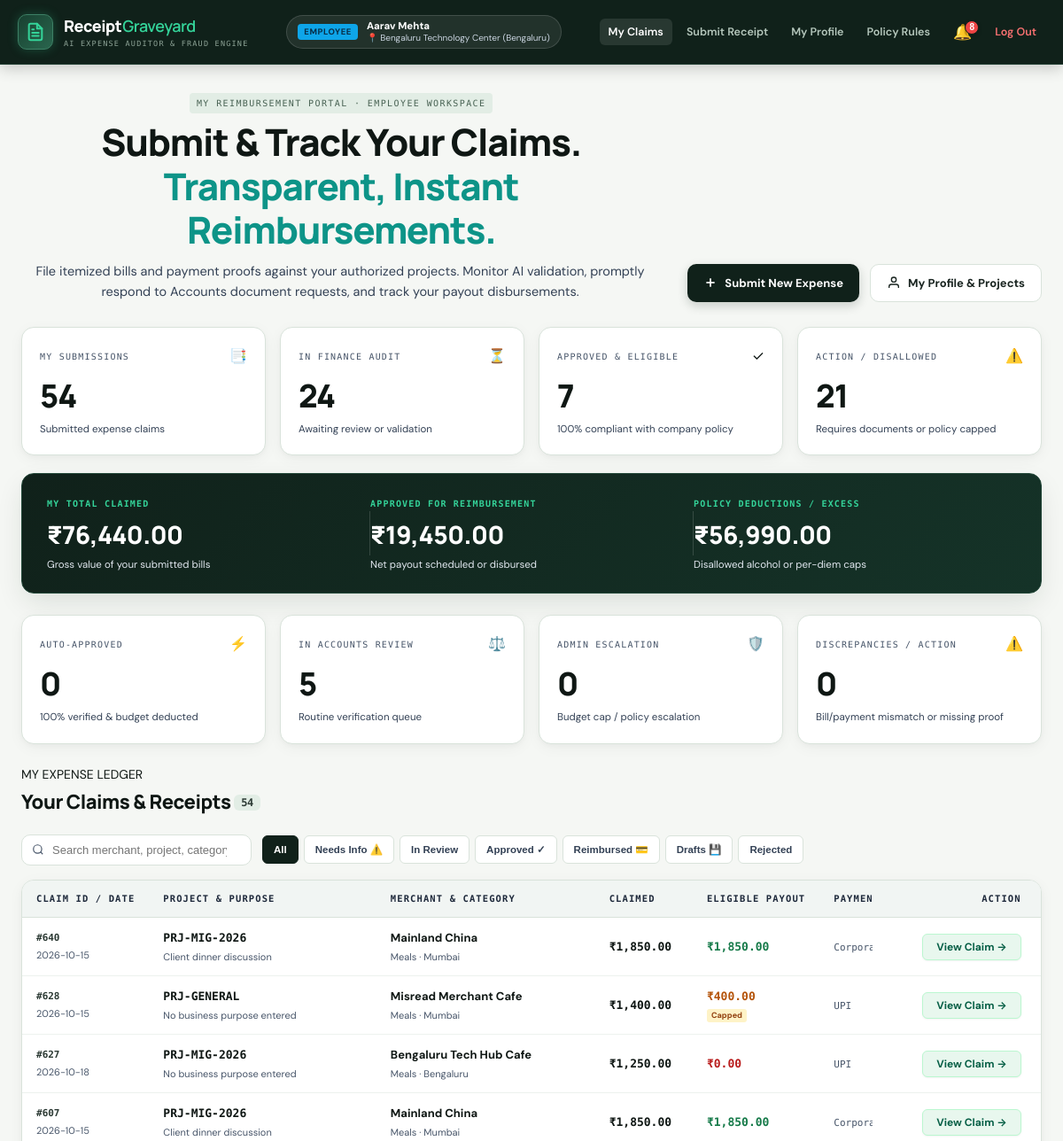
The app's page /dashboard (signed in, upper part), older data.
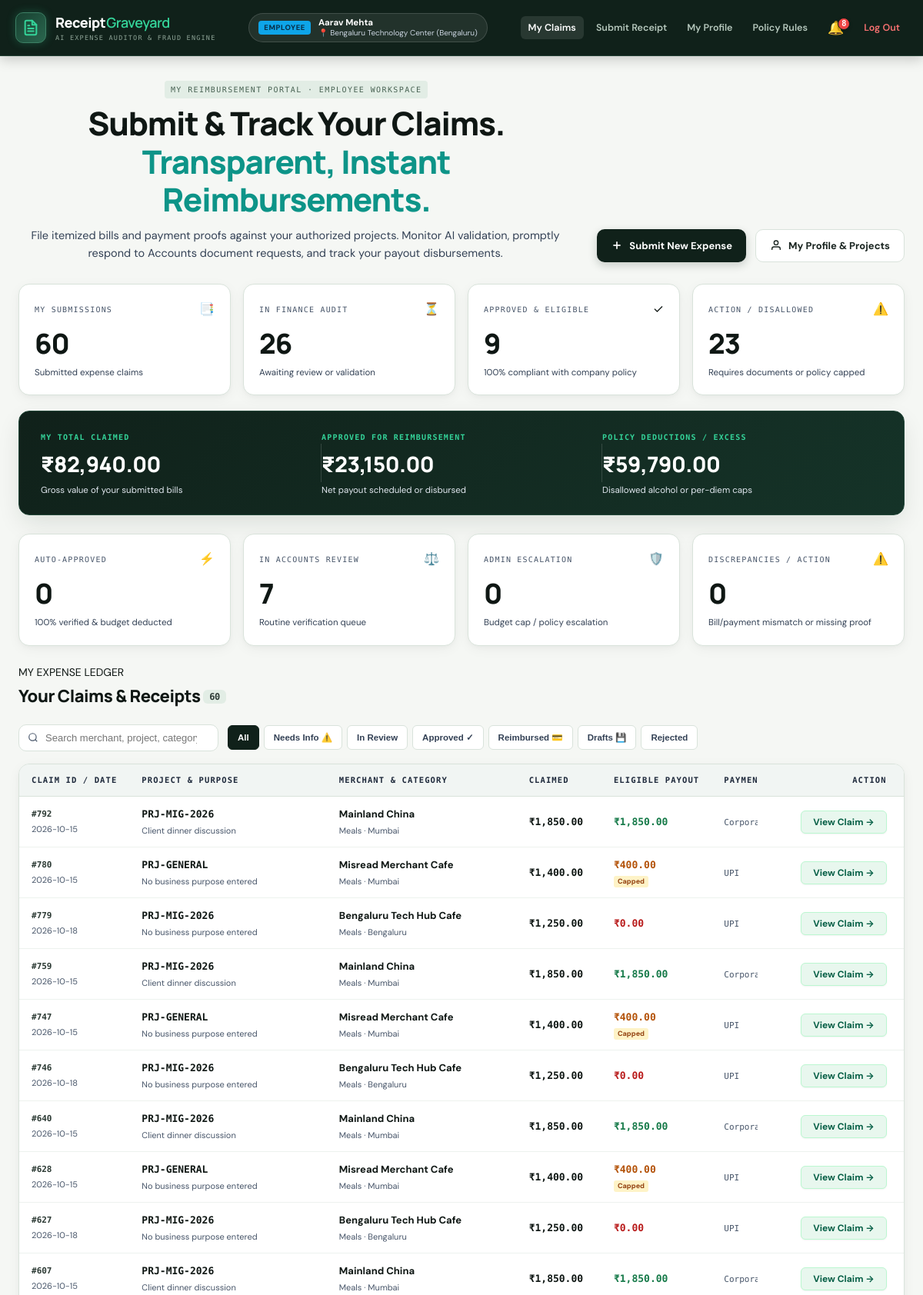
The same page, newer data.
### tables this page shows
CREATE TABLE expenses (
            id INTEGER PRIMARY KEY AUTOINCREMENT,
            employee TEXT NOT NULL, submitted_at TEXT NOT NULL, expense_date TEXT,
            merchant TEXT, category TEXT, city TEXT, amount REAL, currency TEXT DEFAULT 'INR',
            amount_inr REAL, client_name TEXT, attendees INTEGER, description TEXT,
            status TEXT, reimbursable REAL, risk_score INTEGER, flags TEXT, explanation TEXT,
            file_name TEXT, file_hash TEXT, source TEXT DEFAULT 'Web Upload'
        , perceptual_hash TEXT, is_trip INTEGER DEFAULT 0, trip_id TEXT, math_status TEXT, extracted_amount REAL, subtotal REAL, tax_amount REAL, tip_amount REAL, non_reimbursable_deduction REAL DEFAULT 0, itemized_items TEXT, ocr_raw_text TEXT, duplicate_of_id INTEGER, suspicion_types TEXT, audit_log TEXT, user_id INTEGER REFERENCES users(id), office_id INTEGER REFERENCES offices(id), payment_method TEXT DEFAULT 'UPI', transaction_ref TEXT, payment_file TEXT, payment_verified INTEGER DEFAULT 0, payment_match_note TEXT, project_code TEXT, attendee_names TEXT, upi_app TEXT DEFAULT 'Google Pay', upi_vpa TEXT, project_id INTEGER REFERENCES projects(id), eligible_amount REAL, difference_from_cap REAL, policy_version TEXT DEFAULT 'v2026.1', editing_deadline TEXT, internal_review_notes TEXT, review_reason TEXT, requested_documents TEXT, reimbursed_at TEXT, reimbursed_by TEXT, reimbursement_tx_ref TEXT, reimbursement_method TEXT, resubmission_count INTEGER DEFAULT 0, evidence_verification_status TEXT DEFAULT 'PENDING', policy_compliance_status TEXT DEFAULT 'PASS', budget_status TEXT DEFAULT 'WITHIN_CAP', approval_status TEXT DEFAULT 'SUBMITTED', reimbursement_status TEXT DEFAULT 'NOT_READY', allocation_id INTEGER REFERENCES project_allocations(id), verification_details_json TEXT, auto_approval_reasons TEXT);

### app.py (the view, shortened to what this page needs)
@app.route("/dashboard")
@login_required
def dashboard():
    user_role = session.get("role", "accounts")
    user_id = session.get("user_id", 2)
    view_all = request.args.get("view_all") == "1"
    filter_proj = request.args.get("project_code")
    filter_status = request.args.get("status")
    filter_approval = request.args.get("approval_status")
    filter_verification = request.args.get("verification_status")
    filter_budget = request.args.get("budget_status")
    filter_emp = request.args.get("employee")
    with connect() as con:
        current_user = con.execute("""
            SELECT u.*, o.name as office_name, o.city as office_city, o.local_meal_cap
            FROM users u LEFT JOIN offices o ON u.office_id = o.id
            WHERE u.id = ?
        """, (user_id,)).fetchone()
        emp_name = current_user["name"] if current_user else ""
        where_clauses = []
        params = []
        if user_role == "employee":
            where_clauses.append("lower(employee) = lower(?)")
            params.append(emp_name)
        elif filter_emp:
            where_clauses.append("lower(employee) = lower(?)")
            params.append(filter_emp)
        if filter_proj:
            where_clauses.append("upper(project_code) = upper(?)")
            params.append(filter_proj)
        if filter_status:
            where_clauses.append("status = ?")
            params.append(filter_status)
        if filter_approval:
            where_clauses.append("approval_status = ?")
            params.append(filter_approval)
        if filter_verification:
            where_clauses.append("evidence_verification_status = ?")
            params.append(filter_verification)
        if filter_budget:
            where_clauses.append("budget_status = ?")
            params.append(filter_budget)
        where_sql = f"WHERE {' AND '.join(where_clauses)}" if where_clauses else ""
        rows = con.execute(f"SELECT * FROM expenses {where_sql} ORDER BY id DESC", params).fetchall()
        trips = trip_engine.reconstruct_trips(rows)
        stats = {
            "total": len(rows),
            "pending": sum(1 for r in rows if r["status"] in ("Needs Review", "Needs Info")),
            "approved": sum(1 for r in rows if r["status"] == "Approved"),
            "flagged": sum(1 for r in rows if r["status"] in ("Rejected", "Duplicate")),
            "claimed": sum(float(r["amount_inr"] or 0) for r in rows if r["status"] != "Duplicate"),
            "reimbursable": sum(float(r["reimbursable"] or 0) for r in rows if r["status"] == "Approved"),
            "trips_count": len(trips),
            "duplicates_count": sum(1 for r in rows if r["status"] == "Duplicate"),
            "high_risk_count": sum(1 for r in rows if (r["risk_score"] or 0) >= 50),
            "auto_approved_count": sum(1 for r in rows if (r["approval_status"] or "") == "AUTO_APPROVED"),
            "pending_accounts_count": sum(1 for r in rows if (r["approval_status"] or "") == "PENDING_ACCOUNTS"),
            "pending_admin_count": sum(1 for r in rows if (r["approval_status"] or "") == "PENDING_ACCOUNTS_ADMIN"),
            "mismatch_count": sum(1 for r in rows if (r["evidence_verification_status"] or "") == "MISMATCH"),
            "needs_info_count": sum(1 for r in rows if (r["approval_status"] or "") == "NEEDS_INFORMATION" or (r["evidence_verification_status"] or "") == "INCOMPLETE"),
            "exceeded_budget_count": sum(1 for r in rows if (r["budget_status"] or "") in ("INSUFFICIENT_BALANCE", "CAP_EXHAUSTED"))
        }
        user_allocations = []
        all_allocations = []
        budget_summary = {}
        if user_role == "employee":
            alloc_rows = con.execute("""
                SELECT a.*, p.name as project_name, p.code as project_code, p.status as project_status, p.description as project_description
                FROM project_allocations a
                JOIN projects p ON a.project_id = p.id
                WHERE a.user_id = ?
                ORDER BY a.id DESC
            """, (user_id,)).fetchall()
            for ar in alloc_rows:
                cap = float(ar["allocated_cap"] or 0)
                appr = float(ar["approved_expenditure"] or 0)
                resv = float(ar["reserved_expenditure"] or 0)
                rem = float(ar["remaining_balance"] or 0)
                pct = round((appr / cap * 100.0), 1) if cap > 0 else 0.0
                d = dict(ar)
                d["percent_consumed"] = pct
                user_allocations.append(d)
        active_employees = [r["employee"] for r in con.execute(
            "SELECT DISTINCT employee FROM expenses WHERE employee IS NOT NULL AND employee != '' ORDER BY employee"
        ).fetchall()]
    return render_template(
        "dashboard.html",
        expenses=rows,
        stats=stats,
        policy=POLICY,
        trips=trips,
        view_all=view_all,
        user_allocations=user_allocations,
        all_allocations=all_allocations,
        budget_summary=budget_summary,
        selected_employee=filter_emp,
        active_employees=active_employees
    )

### templates/dashboard.html (shortened to what the changed rows need)
{% extends "base.html" %}
{% block content %}
{% if current_user.role == 'employee' %}
<section class="hero-section employee-hero">
  <div class="hero-content">
    <div class="eyebrow-chip">MY REIMBURSEMENT PORTAL · EMPLOYEE WORKSPACE</div>
    <h1 class="hero-title">Submit & Track Your Claims.<br><span>Transparent, Instant Reimbursements.</span></h1>
    <p class="hero-desc">
      File itemized bills and payment proofs against your authorized projects. Monitor AI validation, promptly respond to Accounts document requests, and track your payout disbursements.
    </p>
  </div>
  <div class="hero-actions">
    <a class="btn btn-primary" href="{{ url_for('submit') }}">
      <svg width="16" height="16" viewBox="0 0 24 24" fill="none" stroke="currentColor" stroke-width="2.5"><line x1="12" y1="5" x2="12" y2="19"></line><line x1="5" y1="12" x2="19" y2="12"></line></svg>
      Submit New Expense
    </a>
    <a class="btn btn-secondary" href="{{ url_for('profile') }}">
      <svg width="16" height="16" viewBox="0 0 24 24" fill="none" stroke="currentColor" stroke-width="2"><path d="M20 21v-2a4 4 0 0 0-4-4H8a4 4 0 0 0-4 4v2"></path><circle cx="12" cy="7" r="4"></circle></svg>
      My Profile & Projects
    </a>
  </div>
</section>
<section class="metrics-grid">
  <div class="metric-card">
    <div class="metric-head">
      <span class="metric-label">MY SUBMISSIONS</span>
      <span class="metric-icon">📑</span>
    </div>
    <div class="metric-value">{{ stats.total }}</div>
    <div class="metric-sub">Submitted expense claims</div>
  </div>
  <div class="metric-card">
    <div class="metric-head">
      <span class="metric-label">IN FINANCE AUDIT</span>
      <span class="metric-icon">⏳</span>
    </div>
    <div class="metric-value color-amber">{{ stats.pending }}</div>
    <div class="metric-sub">Awaiting review or validation</div>
  </div>
  <div class="metric-card">
    <div class="metric-head">
      <span class="metric-label">APPROVED & ELIGIBLE</span>
      <span class="metric-icon">✓</span>
    </div>
    <div class="metric-value color-green">{{ stats.approved }}</div>
    <div class="metric-sub">100% compliant with company policy</div>
  </div>
  <div class="metric-card">
    <div class="metric-head">
      <span class="metric-label">ACTION / DISALLOWED</span>
      <span class="metric-icon">⚠️</span>
    </div>
    <div class="metric-value {% if stats.flagged > 0 %}color-red{% else %}color-green{% endif %}">{{ stats.flagged }}</div>
    <div class="metric-sub">Requires documents or policy capped</div>
  </div>
</section>
<section class="finance-banner">
  <div class="finance-col">
    <span class="banner-eyebrow">MY TOTAL CLAIMED</span>
    <div class="banner-amount">₹{{ "{:,.2f}".format(stats.claimed) }}</div>
    <span class="banner-hint">Gross value of your submitted bills</span>
  </div>
  <div class="finance-col">
    <span class="banner-eyebrow">APPROVED FOR REIMBURSEMENT</span>
    <div class="banner-amount color-green">₹{{ "{:,.2f}".format(stats.reimbursable) }}</div>
    <span class="banner-hint">Net payout scheduled or disbursed</span>
  </div>
  <div class="finance-col">
    <span class="banner-eyebrow">POLICY DEDUCTIONS / EXCESS</span>
    <div class="banner-amount color-amber">₹{{ "{:,.2f}".format(max(0, stats.claimed - stats.reimbursable)) }}</div>
    <span class="banner-hint">Disallowed alcohol or per-diem caps</span>
  </div>
</section>
<div class="metrics-grid" style="margin-top: 24px; margin-bottom: 24px;">
  <div class="metric-card">
    <div class="metric-head">
      <span class="metric-label">AUTO-APPROVED</span>
      <span class="metric-icon">⚡</span>
    </div>
    <div class="metric-value color-green">{{ stats.auto_approved_count }}</div>
    <div class="metric-sub">100% verified & budget deducted</div>
  </div>
  <div class="metric-card">
    <div class="metric-head">
      <span class="metric-label">IN ACCOUNTS REVIEW</span>
      <span class="metric-icon">⚖️</span>
    </div>
    <div class="metric-value color-amber">{{ stats.pending_accounts_count }}</div>
    <div class="metric-sub">Routine verification queue</div>
  </div>
  <div class="metric-card">
    <div class="metric-head">
      <span class="metric-label">ADMIN ESCALATION</span>
      <span class="metric-icon">🛡️</span>
    </div>
    <div class="metric-value {% if stats.pending_admin_count > 0 %}color-red{% else %}color-green{% endif %}">{{ stats.pending_admin_count }}</div>
    <div class="metric-sub">Budget cap / policy escalation</div>
  </div>
  <div class="metric-card">
    <div class="metric-head">
      <span class="metric-label">DISCREPANCIES / ACTION</span>
      <span class="metric-icon">⚠️</span>
    </div>
    <div class="metric-value {% if stats.mismatch_count > 0 %}color-red{% else %}color-green{% endif %}">{{ stats.mismatch_count + stats.needs_info_count }}</div>
    <div class="metric-sub">Bill/payment mismatch or missing proof</div>
  </div>
</div>
<section class="inbox-header">
  <div>
    <div class="eyebrow-text">MY EXPENSE LEDGER</div>
    <h2 class="inbox-title">Your Claims & Receipts <span class="badge-count" id="visibleCount">{{ expenses|length }}</span></h2>
  </div>
  <div class="filter-toolbar">
    <div class="search-input-wrap">
      <svg width="14" height="14" viewBox="0 0 24 24" fill="none" stroke="currentColor" stroke-width="2"><circle cx="11" cy="11" r="8"></circle><line x1="21" y1="21" x2="16.65" y2="16.65"></line></svg>
      <input id="searchBox" type="search" placeholder="Search merchant, project, category, status…">
    </div>
    <div class="filter-pills" id="statusFilterPills">
      <button class="pill active" data-status="">All</button>
      <button class="pill" data-status="Needs Info,ADDITIONAL_INFORMATION_REQUESTED">Needs Info ⚠️</button>
      <button class="pill" data-status="Needs Review,PENDING_ACCOUNTS_REVIEW,RESUBMITTED">In Review</button>
      <button class="pill" data-status="Approved,AUTO_APPROVED">Approved ✓</button>
      <button class="pill" data-status="REIMBURSEMENT_PENDING,REIMBURSED">Reimbursed 💳</button>
      <button class="pill" data-status="DRAFT">Drafts 💾</button>
      <button class="pill" data-status="Rejected,Duplicate">Rejected</button>
    </div>
  </div>
</section>
<div class="table-container">
  <table class="data-table" id="expenseTable">
    <thead>
      <tr>
        <th>CLAIM ID / DATE</th>
        <th>PROJECT & PURPOSE</th>
        <th>MERCHANT & CATEGORY</th>
        <th>CLAIMED</th>
        <th>ELIGIBLE PAYOUT</th>
        <th>PAYMENT PROOF</th>
        <th>STATUS</th>
        <th class="th-action">ACTION</th>
      </tr>
    </thead>
    <tbody>
      {% for e in expenses %}
      <tr
        data-status="{{ e.status }}"
        data-risk="{{ e.risk_score }}"
        data-trip="{{ e.is_trip }}"
        data-search="{{ (e.merchant ~ ' ' ~ e.category ~ ' ' ~ (e.project_code or '') ~ ' ' ~ (e.city or '') ~ ' ' ~ e.status ~ ' ' ~ (e.description or '') ~ ' ' ~ (e.flags or ''))|lower }}"
      >
        <td>
          <div class="id-badge">#{{ e.id }}</div>
          <div class="table-sub">{{ e.expense_date or 'No date' }}</div>
        </td>
        <td>
          <div class="emp-name font-mono">{{ e.project_code or 'PRJ-GENERAL' }}</div>
          <div class="table-sub">{{ (e.description or 'No business purpose entered')[:40] }}{% if e.description and e.description|length > 40 %}...{% endif %}</div>
        </td>
        <td>
          <div class="merchant-name">{{ e.merchant or 'Unknown Merchant' }}</div>
          <div class="table-sub">{{ e.category }} · {{ e.city or 'Local' }}</div>
        </td>
        <td>
          <div class="amount-primary">₹{{ "{:,.2f}".format(e.amount_inr or 0) }}</div>
        </td>
        <td>
          <div class="amount-reimb {% if e.reimbursable < e.amount_inr and e.reimbursable > 0 %}capped{% elif e.reimbursable == 0 %}zero{% endif %}">
            ₹{{ "{:,.2f}".format(e.reimbursable or 0) }}
          </div>
          {% if e.reimbursable < e.amount_inr and e.reimbursable > 0 %}
            <span class="capped-badge">Capped</span>
          {% elif e.non_reimbursable_deduction > 0 %}
            <span class="deducted-badge">-₹{{ "{:,.0f}".format(e.non_reimbursable_deduction) }}</span>
          {% endif %}
        </td>
        <td>
          {% if e.payment_verified %}
            <span class="math-badge verified" title="UPI Payment Reconciled">✓ {{ e.payment_method or 'UPI' }}</span>
          {% elif e.payment_file %}
            <span class="math-badge single" title="Proof Attached">📱 Proof Attached</span>
          {% else %}
            <span class="table-sub font-mono">{{ e.payment_method or 'UPI' }}</span>
          {% endif %}
        </td>
        <td>
          <span class="status-pill status-{{ e.status|lower|replace(' ', '-')|replace('_', '-') }}">
          </span>
        </td>
        <td class="action-cell">
          <a class="btn-inspect" href="{{ url_for('expense_detail', expense_id=e.id) }}">
            {% if e.status in ('Needs Info', 'ADDITIONAL_INFORMATION_REQUESTED') %}
              Respond & Upload →
            {% elif e.status == 'DRAFT' %}
              Edit & Submit →
            {% else %}
              View Claim →
            {% endif %}
          </a>
        </td>
      </tr>
      {% endfor %}
    </tbody>
  </table>
</div>
{% endif %}
{% endblock %}

Row changes from the older to the newer data that the page shows:
added expenses: id "792", expense_date "2026-10-15", project_code "PRJ-MIG-2026", description "Client dinner discussion", merchant "Mainland China", category "Meals", city "Mumbai", amount_inr "1,850.00", reimbursable "1,850.00", payment_method "Corporate…", status "View Claim →"
added expenses: id "780", expense_date "2026-10-15", project_code "PRJ-GENERAL", description "No business purpose entered", merchant "Misread Merchant Cafe", category "Meals", city "Mumbai", amount_inr "1,400.00", reimbursable "400.00", shows "Capped", payment_method "UPI", status "View Claim →", risk_score 10 (drawn)
added expenses: id "779", expense_date "2026-10-18", project_code "PRJ-MIG-2026", description "No business purpose entered", merchant "Bengaluru Tech Hub Cafe", category "Meals", city "Bengaluru", amount_inr "1,250.00", reimbursable "0.00", payment_method "UPI", status "View Claim →", risk_score 100 (drawn)
added expenses: id "759", expense_date "2026-10-15", project_code "PRJ-MIG-2026", description "Client dinner discussion", merchant "Mainland China", category "Meals", city "Mumbai", amount_inr "1,850.00", reimbursable "1,850.00", payment_method "Corporate…", status "View Claim →"
added expenses: id "747", expense_date "2026-10-15", project_code "PRJ-GENERAL", description "No business purpose entered", merchant "Misread Merchant Cafe", category "Meals", city "Mumbai", amount_inr "1,400.00", reimbursable "400.00", shows "Capped", payment_method "UPI", status "View Claim →", risk_score 10 (drawn)
added expenses: id "746", expense_date "2026-10-18", project_code "PRJ-MIG-2026", description "No business purpose entered", merchant "Bengaluru Tech Hub Cafe", category "Meals", city "Bengaluru", amount_inr "1,250.00", reimbursable "0.00", payment_method "UPI", status "View Claim →", risk_score 100 (drawn)
Text that changed along with them:
{{ stats.total }}: "54" → "60"
{{ stats.pending }}: "24" → "26"
{{ stats.approved }}: "7" → "9"
{{ stats.flagged }}: "21" → "23"
{{ "{:,.2f}".format(stats.claimed) }}: "76,440.00" → "82,940.00"
{{ "{:,.2f}".format(stats.reimbursable) }}: "19,450.00" → "23,150.00"
{{ "{:,.2f}".format(max(0, stats.claimed - stats.reimbursable)) }}: "56,990.00" → "59,790.00"
{{ stats.pending_accounts_count }}: "5" → "7"
{{ expenses|length }}: "54" → "60"
